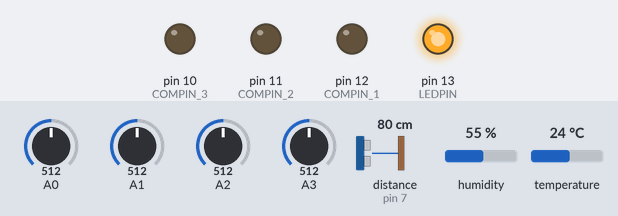
Bench run of a sketch on a simulated Arduino Mega 2560, built with avr-gcc and run on an emulated ATmega2560. Parts: output pins drawn as LEDs (lit = HIGH). Wiring (inferred from the names in the program): ultrasonic range finder: trigger pin 8; echo pin 7. Inputs (shaded band) come from the test bench; at power-on: A0 = 512, A1 = 512, A2 = 512, A3 = 512, distance to the obstacle (sensor on pin 7) 80 cm, humidity 55 %, temperature 24 °C. The echo pulse lasts 58.3 µs per cm; pins used as bus, display or sensor lines are not drawn; what the sketch prints to the serial monitor is not drawn.

Above: at 1.15 s.
Timing chart, 0 to 4.1 s (numbered marks = the images above):
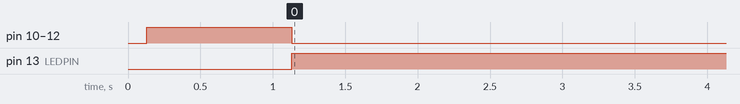

Measured:
- by itself, pin 13 (LEDPIN): LOW → HIGH at 1.1 s

The sketch:

BT_Hum_Tem_Ult_Analog_Licor_cmd_SendReceiveOK_BT_2.0.ino
```cpp
/*
 * Experimental prototype for measuring stations
 * =============================================
 *
 * COMPANY: ITER
 * AUTHOR: Aarón Pérez Martín
 * EMAIL: aaperez@iter.es
 * YEAR : 2016
 * VERSION : 1.0
 */

//Libs
#include <DHT.h>

//Connections Notes:
//==================
//BluePins must be inverted
//UltPin must be inverted

//pins
#define LEDPIN 13   // activity led

#define COMPIN_1 12   //Actuator 01
#define COMPIN_2 11   //Actuator 02
#define COMPIN_3 10   //Actuator 03

#define HUMPIN 9
#define ULTPIN_TX 8 //inverted connections
#define ULTPIN_RX 7


#define HUMSOILPIN 6

//types
#define TRAMA "[Temperatura,Humedad,Distancia,SalidasAnalogicas,Licor]"
#define DHTTYPE DHT22 //HUMPIN
DHT dht(HUMPIN,DHTTYPE);

//for sensor operations
float humData;
float temData;
long timeUltData;
int distUltData;
String analogData;
String licorData;

//for analog pins
int const maxPin = 4;
float sensorValue[maxPin];
float voltageValue[maxPin];
int defaultValue = 0;

//for dataToSend
String TRAMADATA;

//For Comunication BT-Arduino
String patternBT="+COMMAND:";

int maxTags = 6;

//For XML parser
char *startTags[] = { "<celltemp>", "<cellpres>", "<co2>", "<co2abs>", "<ivolt>", "<raw>"  };
char *nameTags[] = { "celltemp", "cellpres", "co2", "co2abs", "ivolt", "raw"  };
char *endTags[] = { "</celltemp>", "</cellpres>", "</co2>", "</co2abs>", "</ivolt>", "</raw>"  };

void setup()
   {
    Serial.begin(9600);//Monitor
    Serial2.begin(9600);//Bluetooth
    Serial3.begin(9600);//Licor sensor
    Serial.println("");

    while(!Serial){;}
    Serial.flush();
    Serial.println("Arduino is loading...");

    while(!Serial2){;}
    Serial2.flush();
    //delay(10);
    //Serial2.println("At+NAME=BLUE");
    Serial.println("Serie 2: Bluetooth device ready.");

    while(!Serial3){;}
    Serial3.flush();
    Serial.println("Serie 3: Licor sensor ready.");

    Serial.println("Arduino ready.");

    Serial.println("");
    Serial.println("Formato trama");
    Serial.println(TRAMA);

    //For humidity sensor
    dht.begin();

    //For ultrasonic sensor
    pinMode(ULTPIN_TX, OUTPUT);
    pinMode(ULTPIN_RX, INPUT);

    //For Commands
    pinMode(LEDPIN,OUTPUT);
    pinMode(COMPIN_1,OUTPUT);
    pinMode(COMPIN_2,OUTPUT);
    pinMode(COMPIN_3,OUTPUT);
    delay(10);
    digitalWrite(COMPIN_1, HIGH);
    digitalWrite(COMPIN_2, HIGH);
    digitalWrite(COMPIN_3, HIGH);
    delay(1000);
    digitalWrite(COMPIN_1, LOW);
    digitalWrite(COMPIN_2, LOW);
    digitalWrite(COMPIN_3, LOW);
   }

void loop(){
    //delay(20);

    //Activamos las mediciones
    digitalWrite(LEDPIN,HIGH);

    clearValues();
    clearAnalogValues();
    readLicor();
    readHum();
    readUlt();
    readAnalog();

    sendDataBT();

    //Receive data from BT
    receiveDataBT();

    digitalWrite(LEDPIN, LOW);
}

//Methods
void readHum(){
  humData = dht.readHumidity();
  temData = dht.readTemperature();
  if(isnan(humData))
    humData = 0;
  if(isnan(temData))
    temData = 0;
}

void readUlt(){
  //Clean pins ultrasonic
  digitalWrite(ULTPIN_TX, LOW);
  delayMicroseconds(5);
  digitalWrite(ULTPIN_TX, HIGH);
  delayMicroseconds(10);
  digitalWrite(ULTPIN_TX, LOW);

  //Read the returned wave
  pinMode(ULTPIN_RX, INPUT);
  timeUltData = pulseIn(ULTPIN_RX, HIGH);
  if(isnan(timeUltData))
    timeUltData = 0;
  else
    distUltData = microsecondsToCentimeters(timeUltData);
}

void readAnalog(){
  String s = "[";
  for(int i = 0;i<maxPin; i++){

    sensorValue[i] = analogRead(i);
    //Conversion of voltage
    voltageValue[i] = ((sensorValue[i]/1023)*5);

    if(i<10)
      s = s + "A0" + String(i) + "|" + voltageValue[i];
    else
      s = s + "A" + String(i) + "|" + voltageValue[i];

    if(i<maxPin -1)
      s += "_";
  }
  s += "]";
  analogData = s;
}

void readLicor(){
  //Original data
  //<li820><data><celltemp>5.1704649e1</celltemp><cellpres>1.0152190e2</cellpres><co2>4.0337109e2</co2><co2abs>6.4475774e-2</co2abs><ivolt>1.4199829e1</ivolt><raw>3787568,3639155</raw></data></li820>

  licorData = ""; //"[]"
  //delay(50);
  //Serial3.flush();
  String tempData = Serial3.readStringUntil('\r');
  delay(5);
  //Serial.println(tempData);
  //Serial3.flush();
  readTags(tempData);
  delay(5);

  //To avoid problems with the chunk form Licor
  if(licorData.indexOf('<')>0 || licorData.indexOf('>')>0)
    licorData = ""; //"[]"
}

/*
 * Read de XML data from de licor sensor and we get the values using given tags
 */
void readTags(String originalData)
{
  delay(5);
  //String originalData = licorData;
  int count = -1;
  String tempData = "[]";
  //Serial.println(originalData);
  for (int i=0; i<maxTags; i++ )
  {
     int startTag = originalData.indexOf(startTags[i]);
     int endTag = originalData.indexOf(endTags[i]);

     int lengthTag = strlen(startTags[i]);
     String item = originalData.substring(startTag + lengthTag, endTag);
     String tag = nameTags[i];

     count++;
     if(count == 0){
        tempData = "[";
     }

     if(item.length() > 0){
        item.replace(",", ".");
        if(i < maxTags -1)
          tempData += tag + "|" + item + "_";
        else
          tempData += tag + "|" + item;
     }
     if(i == maxTags -1 )
        tempData += "]";

  }
  //Serial.println(tempData);
  //To avoid problems with the chunk form Licor. Next chars mean the chunk is corrupted
  //if(tempData.indexOf('<')>0 || tempData.indexOf('>')>0)
  //tempData = "[]";

  licorData = String(tempData);
  //Serial.println(licorData);
}

void receiveDataBT(){
  while(Serial2.available()>0){
    /*
    char inByte = Serial2.read();
    //Serial.print("Reading.. ");
    Serial.println(inByte);*/

    String chunk = Serial2.readStringUntil('\n');
    //Serial.print(chunk);
    if(chunk.startsWith(patternBT)){
      Serial.println("He recibido un comando");
      int indexStart = chunk.indexOf(patternBT) + patternBT.length();
      int finalStart = indexStart + 1; //chunk.length();
      String commando = chunk.substring(indexStart,finalStart); //finalStart -1

      Serial.println(commando);

      if(commando.equals("0")){
         digitalWrite(COMPIN_1, HIGH);
         Serial.println("Actuator 01 ON");
      }else if(commando.equals("1")){
        digitalWrite(COMPIN_1, LOW);
        Serial.println("Actuator 01 OFF");

      }else if(commando.equals("2")){
        digitalWrite(COMPIN_2, HIGH);
        Serial.println("Actuator 02 ON");
      }else if(commando.equals("3")){
        digitalWrite(COMPIN_2, LOW);
        Serial.println("Actuator 02 OFF");

      }else if(commando.equals("4")){
        digitalWrite(COMPIN_3, HIGH);
        Serial.println("Actuator 03 ON");
      }else if(commando.equals("5")){
        digitalWrite(COMPIN_3, LOW);
        Serial.println("Actuator 03 OFF");


      }else if(commando.equals("9")){
        digitalWrite(COMPIN_1, LOW);
        delay(500);
        digitalWrite(COMPIN_2, LOW);
        delay(500);
        digitalWrite(COMPIN_3, LOW);
        Serial.println("All Actuators OFF");

      }else{
        Serial.println("Received data:" + chunk);
        Serial.println("Unknown command!:" + commando);
      }
    }
  }
}

void sendDataBT(){
  generateDataToSend();

  //To Bluetooth serial port
  Serial2.println(TRAMADATA);

  //To Monitor serial port
  Serial.println(TRAMADATA);
}

void generateDataToSend(){

  String temp = String(temData);
  String humi = String(humData);
  String dist = String(distUltData);
  String licor = String(licorData);

  if((temp.length()>0) &&
    (humi.length()>0) &&
    (dist.length()>0) &&
    (licor.length()>0)){

    TRAMADATA = "[";
    TRAMADATA += "TAM:" + temp + ",";
    TRAMADATA += "HAM:" + humi + ",";
    TRAMADATA += "DIS:" + dist + ",";
    TRAMADATA += "ANA:" + analogData + ",";
    TRAMADATA += "LIC:" + licor;
    TRAMADATA += "]";
  }
}

void clearValues(){
  //This method is necessary to read properly the values

  //General Variables
  humData=0;
  temData=0;
  timeUltData=0;
  distUltData=0;
  licorData="";
}

void clearAnalogValues(){
  //Set all values to defaul value
  for(int i = 0;i<maxPin; i++){
    sensorValue[i] = defaultValue;
  }
}

long microsecondsToCentimeters(long microseconds) {
  // The speed of sound is 340 m/s or 29 microseconds per centimeter.
  // The ping travels out and back, so to find the distance of the
  // object we take half of the distance travelled.
  return microseconds / 29 / 2;
}
```
